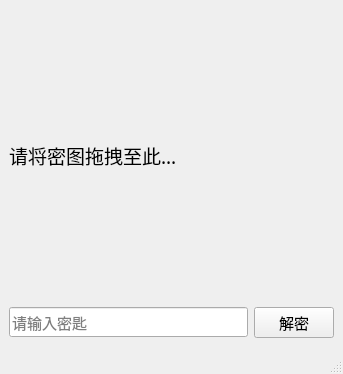
<?xml version="1.0" encoding="UTF-8"?>
<ui version="4.0">
 <class>MainWindow</class>
 <widget class="QMainWindow" name="MainWindow">
  <property name="geometry">
   <rect>
    <x>0</x>
    <y>0</y>
    <width>343</width>
    <height>374</height>
   </rect>
  </property>
  <property name="font">
   <font>
    <family>微软雅黑</family>
    <pointsize>11</pointsize>
   </font>
  </property>
  <property name="windowTitle">
   <string>解码器</string>
  </property>
  <widget class="QWidget" name="centralwidget">
   <property name="acceptDrops">
    <bool>false</bool>
   </property>
   <layout class="QHBoxLayout" name="horizontalLayout_2">
    <item>
     <layout class="QVBoxLayout" name="verticalLayout" stretch="15,1">
      <item>
       <widget class="DropLabel" name="label">
        <property name="font">
         <font>
          <family>微软雅黑</family>
          <pointsize>14</pointsize>
         </font>
        </property>
        <property name="acceptDrops">
         <bool>true</bool>
        </property>
        <property name="text">
         <string>请将密图拖拽至此...</string>
        </property>
        <property name="wordWrap">
         <bool>false</bool>
        </property>
       </widget>
      </item>
      <item>
       <layout class="QHBoxLayout" name="horizontalLayout">
        <item>
         <widget class="QLineEdit" name="lineEdit">
          <property name="inputMask">
           <string/>
          </property>
          <property name="text">
           <string/>
          </property>
          <property name="placeholderText">
           <string>请输入密匙</string>
          </property>
         </widget>
        </item>
        <item>
         <widget class="QPushButton" name="pushButton">
          <property name="text">
           <string>解密</string>
          </property>
         </widget>
        </item>
       </layout>
      </item>
     </layout>
    </item>
   </layout>
  </widget>
  <widget class="QStatusBar" name="statusbar"/>
 </widget>
 <customwidgets>
  <customwidget>
   <class>DropLabel</class>
   <extends>QLabel</extends>
   <header>DropLabel</header>
  </customwidget>
 </customwidgets>
 <resources/>
 <connections/>
</ui>
